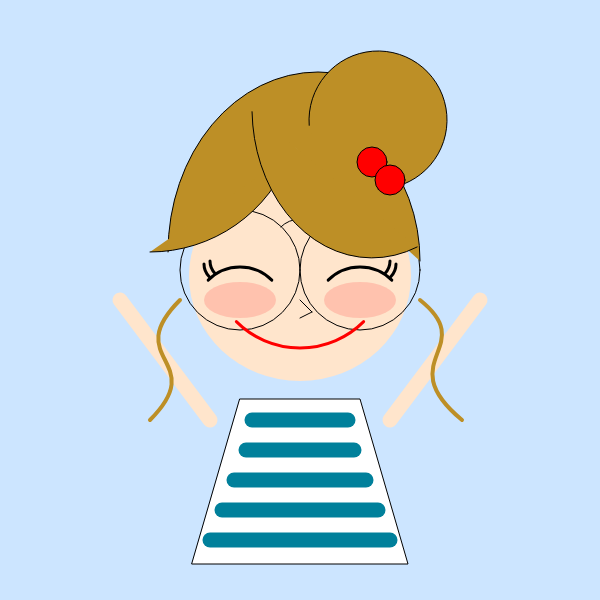
Frame 1 (no input)
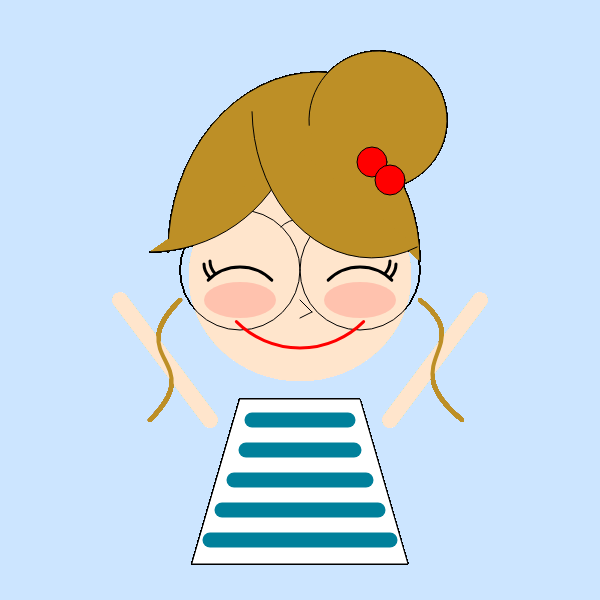
Frame 60 (no input)
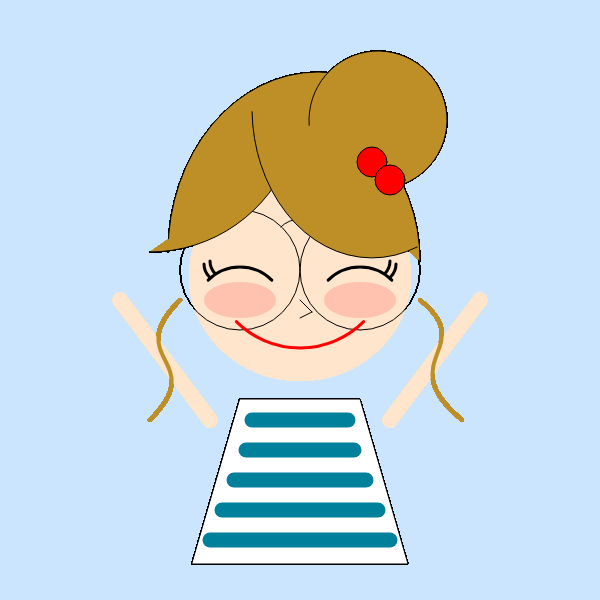
Frame 120 (the mouse pressed at the canvas centre since frame 60)

The p5.js sketch that drew these frames (run headless with seeded random() and noise() and a simulated clock; from frame 60 on, the mouse is pressed at the canvas centre):

// p5.js sketch
// ── sketch.js
var width, height;


function setup() {

	width = 600;
	height = 600;
	createCanvas(width,height);
	// background en blanc
	// dans setup car celui-ci na besoin detre initialise 1X
	background(204,229,255);
	
}

function draw() {
	
	//-----------------------------VISAGE--------------------------------
	fill(255,229,204);
	noStroke();
	ellipse(width*0.5,height*0.46,width * 0.37,height*0.35);
	
	//-----------------------------BRAS--------------------------------
	stroke(255,229,204);
	strokeWeight(15);
	line(width*0.65, height*0.7, width*0.8, height*0.5);
	line(width*0.35, height*0.7, width*0.2, height*0.5);

	//-----------------------------LUNETTES--------------------------------
	strokeWeight(1);
	noFill();
	stroke(0, 0, 0);
	//lunette gauche
	ellipse(width* 0.4, height *0.45 ,width * 0.2,height*0.2);
	//lunette droite
	ellipse(width* 0.6 ,height * 0.45 ,width * 0.2,height*0.2);
	//ce qui relie les lunettes
	arc(width * 0.5, height * 0.41, width*0.09, width*0.09, 5*Math.PI/4,7*Math.PI/4) ;

	//-----------------------------YEUX + CILS--------------------------------
	//oeil gauche
	strokeWeight(3);
	arc(width * 0.4, height * 0.52, width*0.15, width*0.15, 5*Math.PI/4,7*Math.PI/4) ;
	//cils gauches
	arc(width * 0.37, height * 0.44, width*0.06, width*0.06, 3*Math.PI/4,Math.PI) ;
	arc(width * 0.38, height * 0.435, width*0.06, width*0.06, 3*Math.PI/4,Math.PI) ;
	// oeil droit
	arc(width * 0.6, height * 0.52, width*0.15, width*0.15, 5*Math.PI/4,7*Math.PI/4) ;
	//cils droits
	arc(width * 0.63, height * 0.44, width*0.06, width*0.06, 0, Math.PI/4) ;
	arc(width * 0.62, height * 0.435, width*0.06, width*0.06, 0,Math.PI/4) ;
	
	
	//-----------------------------BOUCHE--------------------------------
	stroke("red");
	arc(width * 0.5, height*0.43, width * 0.3, height* 0.3, Math.PI/4, (Math.PI/4)*3);

	//-----------------------------NEZ--------------------------------
	strokeWeight(1);
	stroke(0);
	line(width*0.5,height*0.5,width*0.52,height*0.52);
	line(width*0.52,height*0.52,width*0.5,height*0.53);

	//-----------------------------JOUES ROUGES--------------------------------
	noStroke();
	fill(255, 54, 54,50);
	ellipse(width* 0.6, height *0.5 ,width * 0.12,height*0.06);
	ellipse(width* 0.4, height *0.5 ,width * 0.12,height*0.06);
	noFill();
	
	
	//------------------ CHEVEUX -----------------------------------------------
	stroke(0, 0, 0);
	//meche cheveux
		fill(189,143,38);
		//dessus droit
		arc(width* 0.45 ,height * 0.435 ,width * 0.5,height*0.55,13*Math.PI/9,0,OPEN);
		// dessus gauche
		arc(width* 0.53 ,height * 0.42 ,width * 0.5,height*0.6,Math.PI,8*Math.PI/5,OPEN);
		//dessous gauche
		arc(width * 0.25, height*0.17, width * 0.5, height* 0.5, Math.PI/9, Math.PI/2,OPEN);
		//mèche droite
		arc(width * 0.62, height*0.18, width * 0.4, height* 0.5, 2*Math.PI/5, 100*Math.PI/101, OPEN);
		//arc(width* 0.48 ,height * 0.42 ,width * 0.5,height*0.6,7*Math.PI/4,0,OPEN);

	//chignon 
		arc(width* 0.63 ,height * 0.20 ,width * 0.23,height*0.23,40*Math.PI/41,Math.PI/2,OPEN);

		

		noFill();

	//boucle droite
	strokeWeight(4);
		
		//line(width*0.7, height*0.5, width*0.80, height*0.58);
		//line(width*0.65, height*0.60, width*0.77, height*0.7);
		stroke(189,143,38);

		bezier(width*0.7, height*0.5, width*0.80, height*0.58,width*0.65, height*0.60, width*0.77, height*0.7);

		
	//boucle gauche
		
		//line(width*0.3, height*0.5, width*0.2, height*0.6);
		//line( width*0.35, height*0.6, width*0.25, height*0.70);
		
		bezier(width*0.3, height*0.5, width*0.2, height*0.6, width*0.35, height*0.6,width*0.25, height*0.70);
			
		fill('red');
	// elastique 
	stroke(0, 0, 0);
	strokeWeight(1);
	ellipse(width* 0.62 ,height * 0.27 ,width * 0.05,height*0.05);
	ellipse(width* 0.65 ,height * 0.30 ,width * 0.05,height*0.05);


	//tee-shirt
	fill(255);
	quad(width*0.40, height*0.665, width*0.60, height* 0.665, width*0.68, height*0.94, width*0.32, height*0.94);
	//rayures
	
	stroke(0,128,155);

	strokeWeight(15);
	//line(width*0.42, height*0.665, width*0.58, height*0.665);
	line(width*0.42, height*0.7, width*0.58, height*0.7);
	line(width*0.41, height*0.75, width*0.59, height*0.75);
	line(width*0.39, height*0.80, width*0.61, height*0.80);
	line(width*0.37, height*0.85, width*0.63, height*0.85);
	line(width*0.35, height*0.9, width*0.65, height*0.9);
	// line(width*0.70, height*0.95, width*0.30, height*0.95);
	
	

	
}
